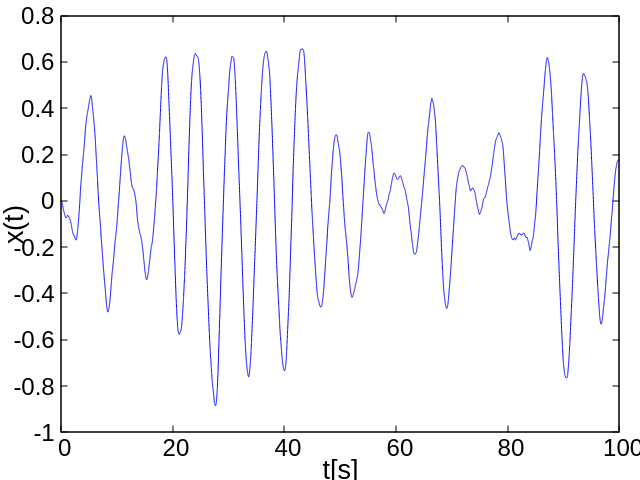

Write the gnuplot code that produced this figure.
name=ARG1

set key off

set xtics font "Arial,18"
set ytics font "Arial,18" 

#set xrange [0:100]

set ylabel 'x(t)' font "Arial,20"
set xlabel 't[s]' font "Arial,20
plot name.'.dat' with lines lc rgb "blue"

pause -1
